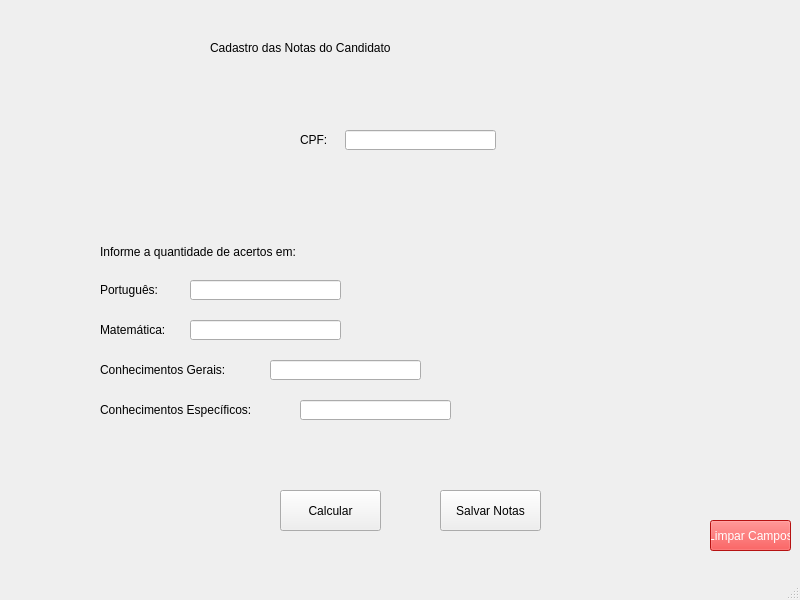
<?xml version="1.0" encoding="UTF-8"?>
<ui version="4.0">
 <class>MainWindow</class>
 <widget class="QMainWindow" name="MainWindow">
  <property name="geometry">
   <rect>
    <x>0</x>
    <y>0</y>
    <width>800</width>
    <height>600</height>
   </rect>
  </property>
  <property name="windowTitle">
   <string>MainWindow</string>
  </property>
  <widget class="QWidget" name="centralwidget">
   <widget class="QLabel" name="label">
    <property name="geometry">
     <rect>
      <x>210</x>
      <y>30</y>
      <width>425</width>
      <height>35</height>
     </rect>
    </property>
    <property name="styleSheet">
     <string notr="true">font: 75 22pt &quot;MS Shell Dlg 2&quot;;</string>
    </property>
    <property name="text">
     <string>Cadastro das Notas do Candidato</string>
    </property>
   </widget>
   <widget class="QLabel" name="label_2">
    <property name="geometry">
     <rect>
      <x>300</x>
      <y>130</y>
      <width>33</width>
      <height>19</height>
     </rect>
    </property>
    <property name="styleSheet">
     <string notr="true">font: 12pt &quot;MS Shell Dlg 2&quot;;</string>
    </property>
    <property name="text">
     <string>CPF:</string>
    </property>
   </widget>
   <widget class="QLineEdit" name="cpf">
    <property name="geometry">
     <rect>
      <x>345</x>
      <y>130</y>
      <width>151</width>
      <height>20</height>
     </rect>
    </property>
   </widget>
   <widget class="QLabel" name="label_3">
    <property name="geometry">
     <rect>
      <x>100</x>
      <y>240</y>
      <width>316</width>
      <height>23</height>
     </rect>
    </property>
    <property name="styleSheet">
     <string notr="true">font: 14pt &quot;MS Shell Dlg 2&quot;;</string>
    </property>
    <property name="text">
     <string>Informe a quantidade de acertos em:</string>
    </property>
   </widget>
   <widget class="QLineEdit" name="notaPortugues">
    <property name="geometry">
     <rect>
      <x>190</x>
      <y>280</y>
      <width>151</width>
      <height>20</height>
     </rect>
    </property>
   </widget>
   <widget class="QLabel" name="label_4">
    <property name="geometry">
     <rect>
      <x>100</x>
      <y>280</y>
      <width>77</width>
      <height>19</height>
     </rect>
    </property>
    <property name="styleSheet">
     <string notr="true">font: 12pt &quot;MS Shell Dlg 2&quot;;</string>
    </property>
    <property name="text">
     <string>Português:</string>
    </property>
   </widget>
   <widget class="QLineEdit" name="notaMatematica">
    <property name="geometry">
     <rect>
      <x>190</x>
      <y>320</y>
      <width>151</width>
      <height>20</height>
     </rect>
    </property>
   </widget>
   <widget class="QLabel" name="label_5">
    <property name="geometry">
     <rect>
      <x>100</x>
      <y>320</y>
      <width>85</width>
      <height>19</height>
     </rect>
    </property>
    <property name="styleSheet">
     <string notr="true">font: 12pt &quot;MS Shell Dlg 2&quot;;</string>
    </property>
    <property name="text">
     <string>Matemática:</string>
    </property>
   </widget>
   <widget class="QLineEdit" name="notaConGerais">
    <property name="geometry">
     <rect>
      <x>270</x>
      <y>360</y>
      <width>151</width>
      <height>20</height>
     </rect>
    </property>
   </widget>
   <widget class="QLabel" name="label_6">
    <property name="geometry">
     <rect>
      <x>100</x>
      <y>360</y>
      <width>163</width>
      <height>19</height>
     </rect>
    </property>
    <property name="styleSheet">
     <string notr="true">font: 12pt &quot;MS Shell Dlg 2&quot;;</string>
    </property>
    <property name="text">
     <string>Conhecimentos Gerais:</string>
    </property>
   </widget>
   <widget class="QLineEdit" name="notaConEspec">
    <property name="geometry">
     <rect>
      <x>300</x>
      <y>400</y>
      <width>151</width>
      <height>20</height>
     </rect>
    </property>
   </widget>
   <widget class="QLabel" name="label_7">
    <property name="geometry">
     <rect>
      <x>100</x>
      <y>400</y>
      <width>195</width>
      <height>19</height>
     </rect>
    </property>
    <property name="styleSheet">
     <string notr="true">font: 12pt &quot;MS Shell Dlg 2&quot;;</string>
    </property>
    <property name="text">
     <string>Conhecimentos Específicos:</string>
    </property>
   </widget>
   <widget class="QPushButton" name="btnCalcular">
    <property name="geometry">
     <rect>
      <x>280</x>
      <y>490</y>
      <width>101</width>
      <height>41</height>
     </rect>
    </property>
    <property name="styleSheet">
     <string notr="true">font: 12pt &quot;MS Shell Dlg 2&quot;;</string>
    </property>
    <property name="text">
     <string>Calcular</string>
    </property>
   </widget>
   <widget class="QPushButton" name="btnSalvar">
    <property name="geometry">
     <rect>
      <x>440</x>
      <y>490</y>
      <width>101</width>
      <height>41</height>
     </rect>
    </property>
    <property name="styleSheet">
     <string notr="true">font: 12pt &quot;MS Shell Dlg 2&quot;;</string>
    </property>
    <property name="text">
     <string>Salvar Notas</string>
    </property>
   </widget>
   <widget class="QPushButton" name="btnLimparCampos">
    <property name="geometry">
     <rect>
      <x>710</x>
      <y>520</y>
      <width>81</width>
      <height>31</height>
     </rect>
    </property>
    <property name="styleSheet">
     <string notr="true">font: 8pt &quot;MS Shell Dlg 2&quot;;
background-color: rgb(255, 25, 25);
color: white;</string>
    </property>
    <property name="text">
     <string>Limpar Campos</string>
    </property>
   </widget>
  </widget>
  <widget class="QMenuBar" name="menubar">
   <property name="geometry">
    <rect>
     <x>0</x>
     <y>0</y>
     <width>800</width>
     <height>21</height>
    </rect>
   </property>
  </widget>
  <widget class="QStatusBar" name="statusbar"/>
 </widget>
 <resources/>
 <connections/>
</ui>
